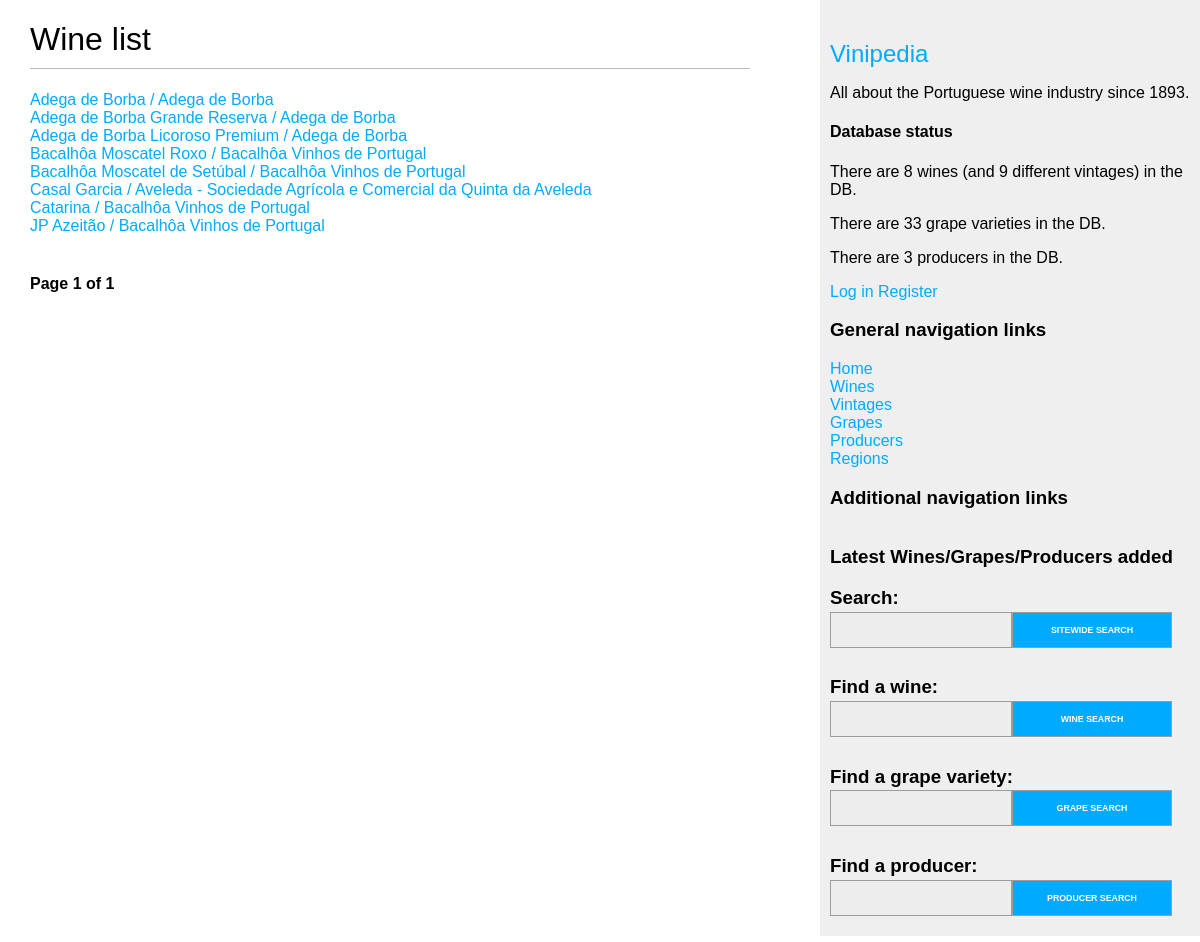
The app's page /wines/, older data.
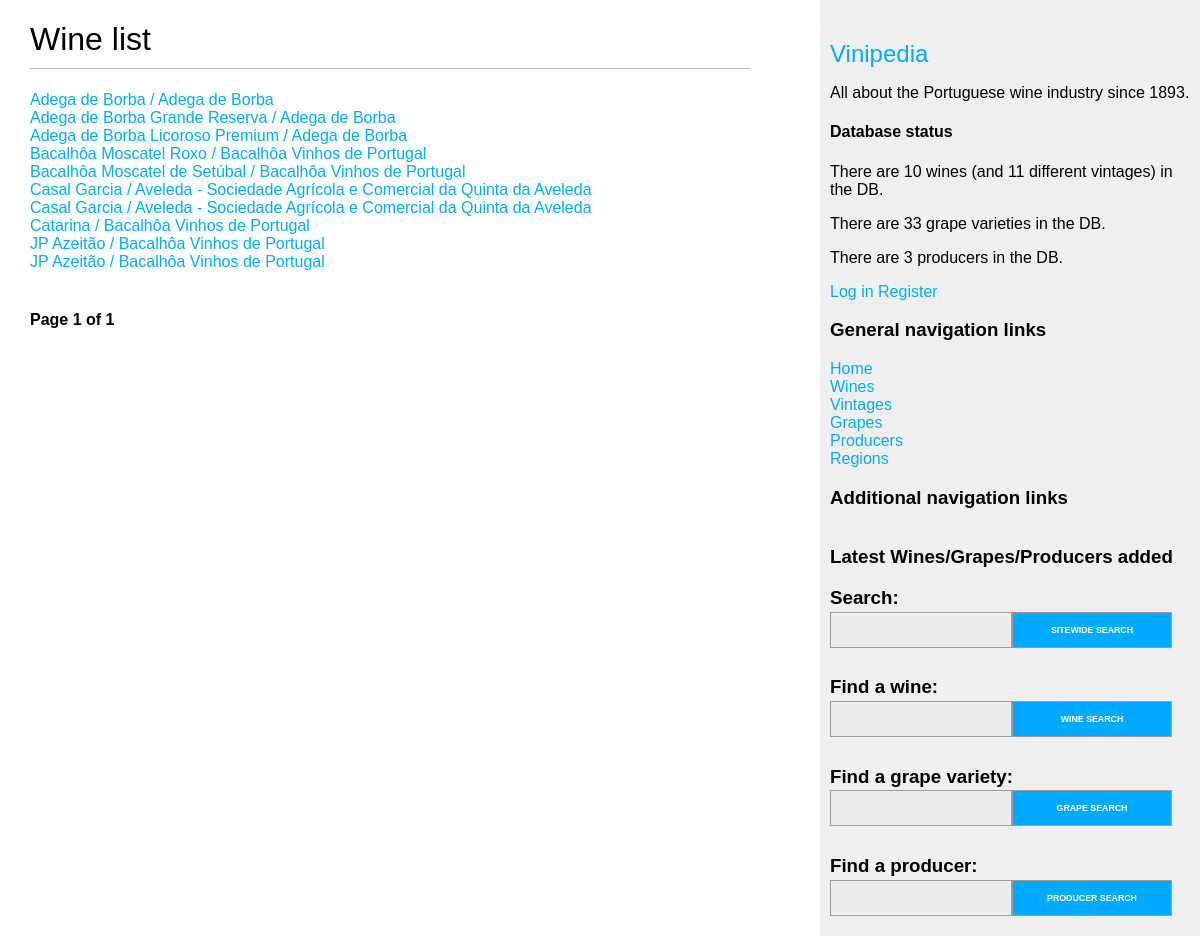
The same page, newer data.
### wines/models.py (models this page shows, shortened)
class Wine(models.Model):
    WINE_TYPE_CHOICES = (
        ('white', 'White'),
        ('red', 'Red'),
        ('rosé', 'Rosé'),
        ('sparkling', 'Sparkling'),
        ('port', 'Port'),
        ('madeira', 'Madeira'),
        ('moscatel', 'Moscatel'),
    )
    name = models.CharField(max_length=100)
    producer = models.ForeignKey(
        Producer,
        on_delete=models.RESTRICT,
        related_name='wines'
    )
    grape_varieties = models.ManyToManyField(Grape,
                                    through='WineGrape',
                                    through_fields=('wine', 'grape'))
    type = models.CharField(max_length=9, choices=WINE_TYPE_CHOICES)
    description = models.TextField(blank=True)
    class Meta:
        unique_together = (('name', 'producer', 'type',),)
        ordering = ('name',)
    def get_absolute_url(self):
        return reverse('wines:wine_detail',
                       args=[self.id])

class Producer(models.Model):
    name = models.CharField(max_length=100, unique=True)
    short_name = models.CharField(max_length=50, unique=True, null=True)
    origin = models.ForeignKey(Region,
                               on_delete=models.RESTRICT,
                               related_name='local_producers')
    presence = models.ManyToManyField(Region,
                                      through='ProducerRegion',
                                      through_fields=('producer', 'region'))
    description = models.TextField(blank=True)
    image = models.ImageField(upload_to='producers/%Y/%m/%d/', null=True, blank=True)
    website = models.URLField(null=True, blank=True)
    email = models.EmailField(null=True, blank=True)
    class Meta:
        ordering = ('name',)
    def __str__(self):
        return self.name
    def get_absolute_url(self):
        return reverse('wines:producer_detail',
                       args=[self.id])

### wines/views.py (the view)
# urls.py: path('wines/', views.wine_list, name='wine_list'),
def wine_list(request):
    object_list = Wine.objects.all()
    paginator = Paginator(object_list, 10)
    wines = paginator_helper(request, paginator)
    return render(request,
                  'wines/wine/list.html',
                  {'wines': wines})

### wines/forms.py
class SearchForm(forms.Form):
    query = forms.CharField(max_length=100, label='')

### wines/templatetags/wine_tags.py (called while the page is built)
@register.simple_tag
def total_wines_registered():
    return Wine.objects.count()

@register.simple_tag
def total_vintages_registered():
    return Vintage.objects.count()

@register.simple_tag
def total_grapes_registered():
    return Grape.objects.count()

@register.simple_tag
def total_producers_registered():
    return Producer.objects.count()

@register.inclusion_tag('wines/search_bar.html')
def show_sitewide_search_form():
    search_form = SearchForm()
    return {"search_form": search_form}

@register.inclusion_tag('wines/wine/search_bar.html')
def show_wines_search_form():
    search_form = SearchForm()
    return {"search_form": search_form}

@register.inclusion_tag('wines/grape/search_bar.html')
def show_grapes_search_form():
    search_form = SearchForm()
    return {"search_form": search_form}

@register.inclusion_tag('wines/producer/search_bar.html')
def show_producers_search_form():
    search_form = SearchForm()
    return {"search_form": search_form}

### wines/utils.py (called while the page is built)
def paginator_helper(request, paginator):
    page = request.GET.get('page')
    try:
        objects = paginator.page(page)
    except PageNotAnInteger:
        objects = paginator.page(1)
    except EmptyPage:
        objects = paginator.page(paginator.num_pages)
    return objects

### wines/templates/wines/wine/list.html (shortened to what this page needs)
{% extends "wines/base.html" %}
{% block content %}
<h1>Wine list</h1>
{% for wine in wines %}
<div>
  <a href="{{ wine.get_absolute_url }}">
    {{ wine.name }} /
  </a>
  <a href="{{ wine.producer.get_absolute_url }}">
    {{ wine.producer }}
  </a>
</div>
{% empty %}
<p>
  There are no wines in the DB yet.
</p>
{% endfor %}
{% if wines %}
    {% include "pagination.html" with page=wines %}
{% endif %}
{% endblock %}

### wines/templates/wines/base.html (shortened to what this page needs)
{% load wine_tags %}
{% load static %}
<!DOCTYPE html>
<html>
<head>
  <link href="{% static 'css/wines.css' %}" rel="stylesheet">
</head>
<body>
  <div id="content">
    {% block content %}
    {% endblock %}
  </div>
  <div id="sidebar">
    <h2>
      <a href="/">Vinipedia</a>
    </h2>
    <p>All about the Portuguese wine industry since 1893.</p>
    <h4>Database status</h4>
    <p>There are {% total_wines_registered %} wines (and {% total_vintages_registered %} different vintages) in the DB.</p>
    <p>There are {% total_grapes_registered %} grape varieties in the DB.</p>
    <p>There are {% total_producers_registered %} producers in the DB.</p>
    {% if request.user.is_authenticated %}
      <h3>
        Welcome, {{request.user.username}}
      </h3>
      <div class="container-vertical">
        {% if request.user.is_superuser %}
        <a href="{% url 'admin:index' %}">Admin dashboard</a>
        {% endif %}
        <a href="{% url 'accounts:profile' profile_id=request.user.profile.id %}">My profile</a>
        <a href="{% url 'accounts:edit' %}">Edit</a>
        <a href="{% url 'accounts:logout' %}">Log out</a>
      </div>
    {% else %}
      <a href="{% url 'accounts:login' %}">Log in</a>
      <a href="{% url 'accounts:register' %}">Register</a>
    {% endif %}
    <div class="container-vertical">
      <h3>General navigation links</h3>
      <a href="/">Home</a>
      <a href="{% url 'wines:wine_list' %}">Wines</a>
      <a href="{% url 'wines:vintage_list' %}">Vintages</a>
      <a href="{% url 'wines:grape_list' %}">Grapes</a>
      <a href="{% url 'wines:producer_list' %}">Producers</a>
      <a href="{% url 'wines:region_list' %}">Regions</a>
      <h3>Additional navigation links</h3>
    </div>
    <h3>Latest Wines/Grapes/Producers added</h3>
    <h3>Search:</h3>
    <div class="container adjust_margin">{% show_sitewide_search_form %}</div>
    <h3>Find a wine:</h3>
    <div class="container adjust_margin">{% show_wines_search_form %}</div>
    <h3>Find a grape variety:</h3>
    <div class="container adjust_margin">{% show_grapes_search_form %}</div>
    <h3>Find a producer:</h3>
    <div class="container adjust_margin">{% show_producers_search_form %}</div>
  </div>
</body>
</html>

### wines/templates/pagination.html (shortened to what this page needs)
<div class="pagination">
  <span class="step-links">
    <span class="current">
      Page {{ page.number }} of {{ page.paginator.num_pages }}
    </span>
  </span>
</div>

### wines/templates/wines/search_bar.html
<form method="GET" action="{% url 'wines:sitewide_search' %}">
  {{ search_form.as_p }}
  <p>
    <input type="Submit" value="Sitewide search">
  </p>
</form>

### wines/templates/wines/wine/search_bar.html
<form method="GET" action="{% url 'wines:wine_search' %}">
  {{ search_form.as_p }}
  <p>
    <input type="Submit" value="Wine search">
  </p>
</form>

### wines/templates/wines/grape/search_bar.html
<form method="GET" action="{% url 'wines:grape_search' %}">
  {{ search_form.as_p }}
  <p>
    <input type="Submit" value="Grape search">
  </p>
</form>

### wines/templates/wines/producer/search_bar.html
<form method="GET" action="{% url 'wines:producer_search' %}">
  {{ search_form.as_p }}
  <p>
    <input type="Submit" value="Producer search">
  </p>
</form>

### wines/static/css/wines.css (style rules this page uses)
body { margin:0; padding:0; font-family:helvetica, sans-serif; }
a { color:#00abff; text-decoration:none; }
h1 { font-weight:normal; border-bottom:1px solid #bbb; padding:0 0 10px 0; }
h2 { font-weight:normal; margin:30px 0 0; }
#content { float:left; width:60%; padding:0 0 0 30px; }
#sidebar { float:right; width:30%; padding:10px; background:#efefef; height:100%; }
.pagination { margin:40px 0; font-weight:bold; }
input, textarea { clear:both; float:left; margin:0 0 10px; background:#dcdcdc; border:0; padding:6px 10px; font-size:12px; }
input[type=submit] { font-weight:bold; background:#00abff; color:#fff; padding:10px 20px; font-size:14px; text-transform:uppercase; }
#sidebar form { display: flex; }
#sidebar input, #sidebar textarea { clear: both; float: left; margin: 0 0 10px; background: #ededed; border: 1px solid #a09b9b; padding: 6px 10px; font-size: 1.2rem; width: 10rem; }
#sidebar input[type=submit] { font-weight: bold; background: #00abff; color: #fff; padding: 12px 20px; font-size: 0.55rem; text-transform: uppercase; width: 10rem; }
.container { display: flex; width: 100%; }
.container-vertical { display: flex; flex-direction: column; width: 100%; }
.adjust_margin { margin-top: -2rem; margin-bottom: -1rem; }

Row changes from the older to the newer data that the page shows:
added Wine: name "Casal Garcia", producer "Aveleda - Sociedade Agrícola e Comercial da Quinta da Aveleda"
added Wine: name "JP Azeitão", producer "Bacalhôa Vinhos de Portugal"
Text that changed along with them:
text no longer shown: "8 9"
text now shown: "10 11"
